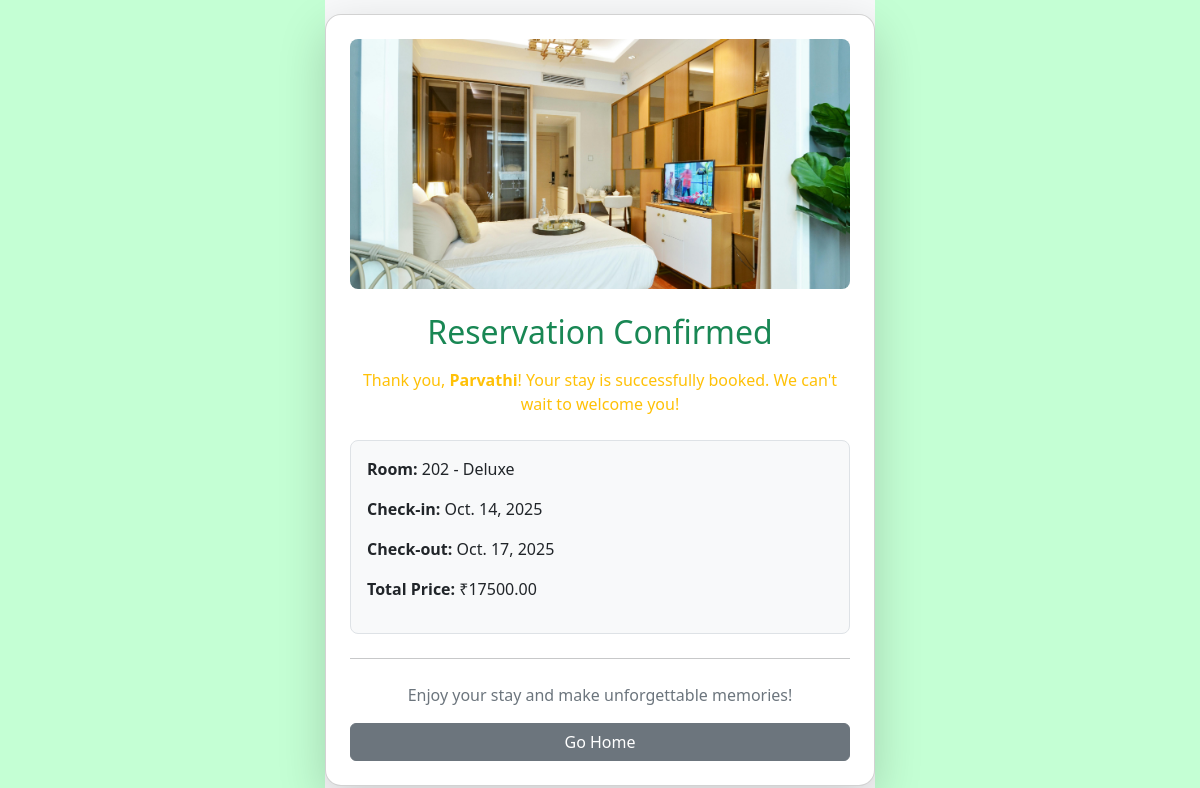
Page /reservation-success/4/ on the committed database.
### hotelapp/models.py (models this page shows, shortened)
class Reservation(models.Model):
    room = models.ForeignKey(Room, on_delete=models.CASCADE, related_name='reservations')
    start_date = models.DateField()
    end_date = models.DateField()
    customer_name = models.CharField(max_length=200)
    total_price = models.DecimalField(max_digits=12, decimal_places=2, blank=True, null=True)
    status = models.BooleanField(default=False)

class Room(models.Model):
    room_number = models.CharField(max_length=10, unique=True)
    category = models.ForeignKey(RoomCategory, on_delete=models.CASCADE, related_name='rooms')
    is_available = models.BooleanField(default=True)
    image = models.ImageField(upload_to='room_images',null=True,blank=True)

class RoomCategory(models.Model):
    name = models.CharField(max_length=100, unique=True)
    base_price = models.DecimalField(max_digits=8, decimal_places=2)

### hotelapp/views.py (the view)
# urls.py: path('reservation-success/<int:reservation_id>/', views.reservation_success, name='reservation_success'),
def reservation_success(request, reservation_id):
    reservation = get_object_or_404(Reservation, id=reservation_id)
    return render(request, 'confirmation.html', {'reservation': reservation})

### templates/confirmation.html (shortened to what this page needs)
{% extends 'index.html' %}
{% load static %}
{% block content %}
<div class="d-flex justify-content-center align-items-center vh-100 bg-light">
    <div class="card shadow-lg rounded-4 p-4 text-center" style="max-width: 550px; background: #ffffff;">
        <img src="{{ reservation.room.image.url }}" alt="Room Image" class="rounded-3 mb-4" style="width: 100%; height: 250px; object-fit: cover;">
        <h2 class="text-success mb-3"> Reservation Confirmed</h2>
        <p class="text-warning mb-4">Thank you, <strong>{{ reservation.customer_name }}</strong>!
        Your stay is successfully booked. We can't wait to welcome you!</p>
        <div class="text-start bg-light p-3 rounded-3 border">
            <p><strong>Room:</strong> {{ reservation.room.room_number }} - {{ reservation.room.category.name }}</p>
            <p><strong>Check-in:</strong> {{ reservation.start_date }}</p>
            <p><strong>Check-out:</strong> {{ reservation.end_date }}</p>
            <p><strong>Total Price:</strong> ₹{{ reservation.total_price }}</p>
        </div>
        <hr class="my-4">
        <p class="text-secondary">Enjoy your stay and make unforgettable memories!</p>
        <a href="{% url 'index' %}" class="btn btn-secondary">Go Home</a>
    </div>
</div>
{% endblock %}

### templates/index.html (style rules this page uses)
html, body { height: 100%; margin: 0; padding: 0; }

### templates/confirmation.html (style rules this page uses)
body { background-color: rgb(196, 255, 212); height: 100vh; display: flex; justify-content: center; align-items: center; }

### rows in the picture
Reservation: room.image (picture), customer_name "Parvathi", room.room_number "202", room.category.name "Deluxe", start_date "Oct. 14, 2025", end_date "Oct. 17, 2025", total_price "17500.00"
